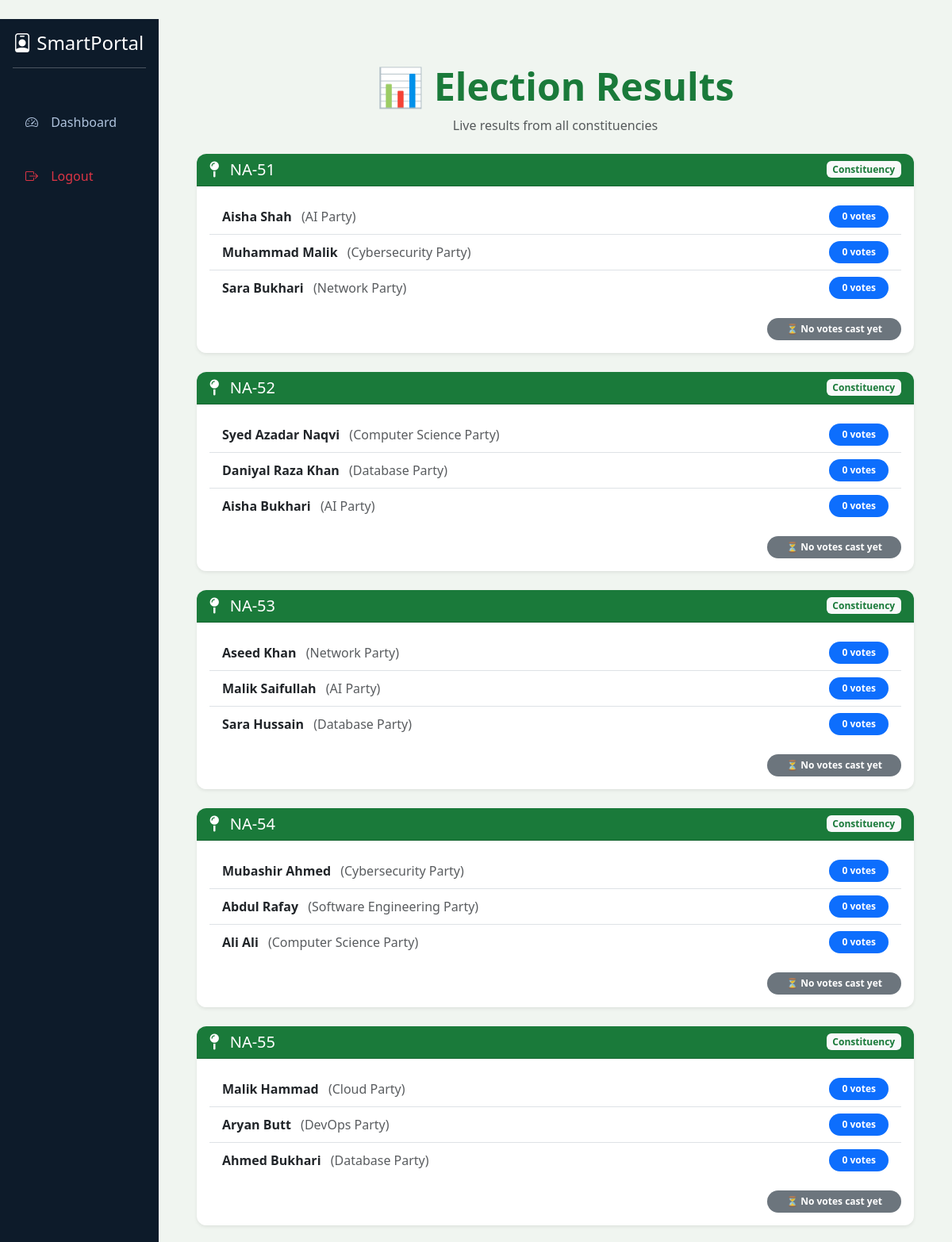
The app's page /voting/results/ (signed in, upper part) with its own data.
### voting/models.py (models this page shows, shortened)
class Constituency(models.Model):
    code = models.CharField(max_length=20, unique=True)  # e.g., NA-52, PP-11
    name = models.CharField(max_length=100)
    province = models.ForeignKey(Province, on_delete=models.CASCADE)
    assembly = models.ForeignKey(AssemblyType, on_delete=models.CASCADE, related_name="constituencies")

class Candidate(models.Model):
    name = models.CharField(max_length=100)
    party = models.CharField(max_length=100)
    photo = models.ImageField(upload_to="candidates/", blank=True, null=True)
    symbol = models.ImageField(upload_to="symbols/", blank=True, null=True)
    constituency = models.ForeignKey(Constituency, on_delete=models.CASCADE, related_name="candidates")
    votes = models.IntegerField(default=0)

### voting/views.py (the view)
# urls.py: path("results/", views.results, name="voting_results"),
@login_required
def results(request):
    data = []
    for c in Constituency.objects.all().order_by('code'):
        candidates = c.candidates.all().order_by('-votes')
        winner = None
        for cand in candidates:
            if cand.votes > 0:
                winner = cand
                break
        data.append({
            "constituency": c,
            "candidates": candidates,
            "winner": winner,
            "has_votes": any(cand.votes > 0 for cand in candidates),
        })
    return render(request, "voting/results.html", {"results": data})

### voting/templates/voting/results.html (shortened to what this page needs)
{% extends "base.html" %}
{% load static %}
{% block content %}
<div class="container-fluid px-4 py-4">
    <div class="text-center mb-4">
        <h1 class="display-5 fw-bold text-success">📊 Election Results</h1>
        <p class="text-muted">Live results from all constituencies</p>
    </div>
    {% for result in results %}
        <div class="card mb-4 shadow-sm border-0">
            <div class="card-header bg-success text-white d-flex justify-content-between align-items-center">
                <h5 class="mb-0"><i class="fas fa-map-pin me-2"></i> {{ result.constituency.code }}</h5>
                <span class="badge bg-light text-success">Constituency</span>
            </div>
            <div class="card-body">
                <ul class="list-group list-group-flush">
                    {% for candidate in result.candidates %}
                        <li class="list-group-item d-flex justify-content-between align-items-center
                            {% if candidate == result.winner %}list-group-item-success{% endif %}">
                            <div>
                                <strong>{{ candidate.name }}</strong>
                                <span class="text-muted ms-2">({{ candidate.party }})</span>
                            </div>
                            <span class="badge bg-primary rounded-pill px-3 py-2">{{ candidate.votes }} votes</span>
                        </li>
                    {% endfor %}
                </ul>
                {% if result.winner %}
                    <div class="mt-3 text-end">
                        <span class="badge bg-success px-4 py-2 rounded-pill">✅ Winner: {{ result.winner.name }}</span>
                    </div>
                {% else %}
                    <div class="mt-3 text-end">
                        <span class="badge bg-secondary px-4 py-2 rounded-pill">⏳ No votes cast yet</span>
                    </div>
                {% endif %}
            </div>
        </div>
    {% empty %}
        <div class="alert alert-warning text-center">No results available yet.</div>
    {% endfor %}
</div>
{% endblock %}

### templates/base.html (style rules this page uses)
:root { --gov-green: #1a7a3a; --gov-dark: #0d4a1f; --gov-light: #e8f5e9; --gov-gold: #c5a059; }
body { background-color: #f0f5f0; font-family: 'Segoe UI', Tahoma, Geneva, Verdana, sans-serif; }
.card { border: none; border-radius: 0.75rem; box-shadow: 0 4px 12px rgba(0,0,0,0.05); }
.card-header { border-radius: 0.75rem 0.75rem 0 0 !important; }
.bg-success { background-color: var(--gov-green) !important; }
.text-success { color: var(--gov-green) !important; }

### records on screen
Constituency: constituency.code "NA-51"
Candidate: name "Aisha Shah", party "AI Party", votes "0"
Candidate: name "Muhammad Malik", party "Cybersecurity Party", votes "0"
Candidate: name "Sara Bukhari", party "Network Party", votes "0"
Constituency: constituency.code "NA-52"
Candidate: name "Syed Azadar Naqvi", party "Computer Science Party", votes "0"
Candidate: name "Daniyal Raza Khan", party "Database Party", votes "0"
Candidate: name "Aisha Bukhari", party "AI Party", votes "0"
Constituency: constituency.code "NA-53"
Candidate: name "Aseed Khan", party "Network Party", votes "0"
Candidate: name "Malik Saifullah", party "AI Party", votes "0"
Candidate: name "Sara Hussain", party "Database Party", votes "0"
Constituency: constituency.code "NA-54"
Candidate: name "Mubashir Ahmed", party "Cybersecurity Party", votes "0"
Candidate: name "Abdul Rafay", party "Software Engineering Party", votes "0"
Candidate: name "Ali Ali", party "Computer Science Party", votes "0"
Constituency: constituency.code "NA-55"
Candidate: name "Malik Hammad", party "Cloud Party", votes "0"
Candidate: name "Aryan Butt", party "DevOps Party", votes "0"
Candidate: name "Ahmed Bukhari", party "Database Party", votes "0"
